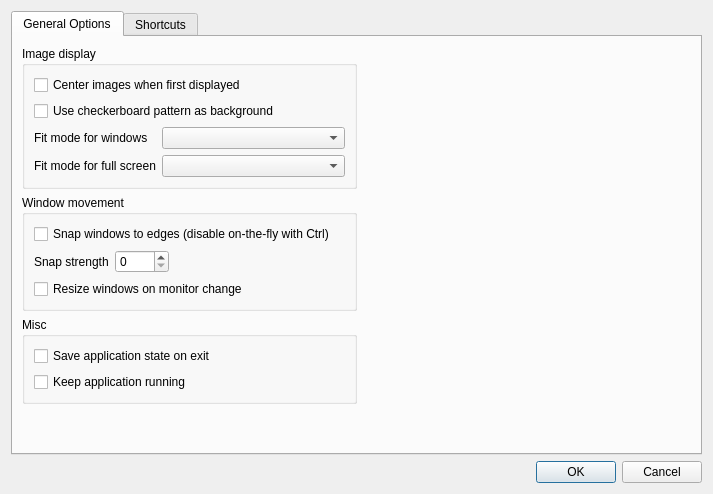
<?xml version="1.0" encoding="UTF-8"?>
<ui version="4.0">
 <class>OptionsDialog</class>
 <widget class="QDialog" name="OptionsDialog">
  <property name="windowModality">
   <enum>Qt::ApplicationModal</enum>
  </property>
  <property name="geometry">
   <rect>
    <x>0</x>
    <y>0</y>
    <width>713</width>
    <height>494</height>
   </rect>
  </property>
  <property name="sizePolicy">
   <sizepolicy hsizetype="Expanding" vsizetype="Expanding">
    <horstretch>0</horstretch>
    <verstretch>0</verstretch>
   </sizepolicy>
  </property>
  <property name="windowTitle">
   <string>Options</string>
  </property>
  <layout class="QVBoxLayout" name="verticalLayout">
   <item>
    <widget class="QTabWidget" name="tabWidget">
     <property name="currentIndex">
      <number>0</number>
     </property>
     <widget class="QWidget" name="tab">
      <attribute name="title">
       <string>General Options</string>
      </attribute>
      <layout class="QVBoxLayout" name="verticalLayout_5">
       <item>
        <layout class="QHBoxLayout" name="horizontalLayout_3">
         <item>
          <layout class="QVBoxLayout" name="verticalLayout_6">
           <item>
            <widget class="QGroupBox" name="groupBox_2">
             <property name="sizePolicy">
              <sizepolicy hsizetype="Preferred" vsizetype="Maximum">
               <horstretch>0</horstretch>
               <verstretch>0</verstretch>
              </sizepolicy>
             </property>
             <property name="title">
              <string>Image display</string>
             </property>
             <property name="alignment">
              <set>Qt::AlignLeading|Qt::AlignLeft|Qt::AlignTop</set>
             </property>
             <layout class="QVBoxLayout" name="verticalLayout_4">
              <item>
               <widget class="QCheckBox" name="center_when_displayed_cb">
                <property name="sizePolicy">
                 <sizepolicy hsizetype="MinimumExpanding" vsizetype="Fixed">
                  <horstretch>0</horstretch>
                  <verstretch>0</verstretch>
                 </sizepolicy>
                </property>
                <property name="toolTip">
                 <string>&lt;html&gt;&lt;head/&gt;&lt;body&gt;&lt;p&gt;When images are first displayed, center the viewport on their dimensions (if the image is larger than the screen).&lt;/p&gt;&lt;p&gt;If this option is off, the viewport is always positioned on the top-left corner of the image.&lt;/p&gt;&lt;/body&gt;&lt;/html&gt;</string>
                </property>
                <property name="text">
                 <string>Center images when first displayed</string>
                </property>
               </widget>
              </item>
              <item>
               <widget class="QCheckBox" name="use_checkerboard_pattern_cb">
                <property name="toolTip">
                 <string>&lt;html&gt;&lt;head/&gt;&lt;body&gt;&lt;p&gt;For images with a transparency channel, use a checkerboard pattern as background to clearly display the transparency.&lt;/p&gt;&lt;p&gt;If this option is off, a solid background is used instead. The color is chosen to maximize contrast with the image's average color.&lt;/p&gt;&lt;/body&gt;&lt;/html&gt;</string>
                </property>
                <property name="text">
                 <string>Use checkerboard pattern as background</string>
                </property>
               </widget>
              </item>
              <item>
               <layout class="QFormLayout" name="formLayout">
                <item row="0" column="0">
                 <widget class="QLabel" name="label_4">
                  <property name="text">
                   <string>Fit mode for windows</string>
                  </property>
                 </widget>
                </item>
                <item row="0" column="1">
                 <widget class="ZoomModeDropDown" name="zoom_mode_for_new_windows_cb">
                  <property name="toolTip">
                   <string>&lt;html&gt;&lt;head/&gt;&lt;body&gt;&lt;p&gt;New windows are set with this fit policy. This option doesn't affect already open windows, even when they are restored on application initialization.&lt;/p&gt;&lt;p&gt;&lt;span style=&quot; font-weight:600;&quot;&gt;Fit nothing&lt;/span&gt;: Images are displayed with the default zoom level.&lt;br/&gt;&lt;span style=&quot; font-weight:600;&quot;&gt;Fit to screen:&lt;/span&gt; Images are displayed with the maximum zoom level that allows everything to fit inside the screen.&lt;br/&gt;&lt;span style=&quot; font-weight:600;&quot;&gt;Fill screen:&lt;/span&gt; Images are displayed with the minimum zoom level that allows the screen to be entirely filled.&lt;/p&gt;&lt;/body&gt;&lt;/html&gt;</string>
                  </property>
                 </widget>
                </item>
                <item row="1" column="0">
                 <widget class="QLabel" name="label_3">
                  <property name="text">
                   <string>Fit mode for full screen</string>
                  </property>
                 </widget>
                </item>
                <item row="1" column="1">
                 <widget class="ZoomModeDropDown" name="fullscreen_zoom_mode_for_new_windows_cb">
                  <property name="toolTip">
                   <string>&lt;html&gt;&lt;head/&gt;&lt;body&gt;&lt;p&gt;New windows are set with this fit policy. This option doesn't affect already open windows, even when they are restored on application initialization.&lt;/p&gt;&lt;p&gt;&lt;span style=&quot; font-weight:600;&quot;&gt;Fit nothing&lt;/span&gt;: Images are displayed with the default zoom level.&lt;br/&gt;&lt;span style=&quot; font-weight:600;&quot;&gt;Fit to screen:&lt;/span&gt; Images are displayed with the maximum zoom level that allows everything to fit inside the screen.&lt;br/&gt;&lt;span style=&quot; font-weight:600;&quot;&gt;Fill screen:&lt;/span&gt; Images are displayed with the minimum zoom level that allows the screen to be entirely filled.&lt;/p&gt;&lt;/body&gt;&lt;/html&gt;</string>
                  </property>
                 </widget>
                </item>
               </layout>
              </item>
             </layout>
            </widget>
           </item>
           <item>
            <widget class="QGroupBox" name="groupBox">
             <property name="sizePolicy">
              <sizepolicy hsizetype="Preferred" vsizetype="Maximum">
               <horstretch>0</horstretch>
               <verstretch>0</verstretch>
              </sizepolicy>
             </property>
             <property name="title">
              <string>Window movement</string>
             </property>
             <property name="alignment">
              <set>Qt::AlignLeading|Qt::AlignLeft|Qt::AlignTop</set>
             </property>
             <layout class="QVBoxLayout" name="verticalLayout_3">
              <item>
               <widget class="QCheckBox" name="clamp_to_edges_cb">
                <property name="toolTip">
                 <string>&lt;html&gt;&lt;head/&gt;&lt;body&gt;&lt;p&gt;When the edge of a window is close to the edge of a screen, it will automatically stick to that edge. This setting also prevents any portion of the window from going outside the screen it is in. While dragging a window, you can disable this setting by holding down Control.&lt;/p&gt;&lt;/body&gt;&lt;/html&gt;</string>
                </property>
                <property name="text">
                 <string>Snap windows to edges (disable on-the-fly with Ctrl)</string>
                </property>
               </widget>
              </item>
              <item>
               <layout class="QHBoxLayout" name="horizontalLayout">
                <item>
                 <widget class="QLabel" name="label">
                  <property name="sizePolicy">
                   <sizepolicy hsizetype="Minimum" vsizetype="Preferred">
                    <horstretch>0</horstretch>
                    <verstretch>0</verstretch>
                   </sizepolicy>
                  </property>
                  <property name="text">
                   <string>Snap strength</string>
                  </property>
                  <property name="alignment">
                   <set>Qt::AlignLeading|Qt::AlignLeft|Qt::AlignVCenter</set>
                  </property>
                 </widget>
                </item>
                <item>
                 <widget class="QSpinBox" name="clamp_strength_spinbox">
                  <property name="sizePolicy">
                   <sizepolicy hsizetype="Maximum" vsizetype="Fixed">
                    <horstretch>0</horstretch>
                    <verstretch>0</verstretch>
                   </sizepolicy>
                  </property>
                  <property name="toolTip">
                   <string>&lt;html&gt;&lt;head/&gt;&lt;body&gt;&lt;p&gt;Value in pixels of the snap strength. When a window is within this distance of the edge of the screen, it will automatically stick to that edge.&lt;/p&gt;&lt;/body&gt;&lt;/html&gt;</string>
                  </property>
                  <property name="maximum">
                   <number>9999</number>
                  </property>
                 </widget>
                </item>
                <item>
                 <spacer name="horizontalSpacer_2">
                  <property name="orientation">
                   <enum>Qt::Horizontal</enum>
                  </property>
                  <property name="sizeHint" stdset="0">
                   <size>
                    <width>40</width>
                    <height>20</height>
                   </size>
                  </property>
                 </spacer>
                </item>
               </layout>
              </item>
              <item>
               <widget class="QCheckBox" name="resize_windows_cb">
                <property name="text">
                 <string>Resize windows on monitor change</string>
                </property>
               </widget>
              </item>
             </layout>
            </widget>
           </item>
           <item>
            <widget class="QGroupBox" name="groupBox_3">
             <property name="title">
              <string>Misc</string>
             </property>
             <layout class="QVBoxLayout" name="verticalLayout_7">
              <item>
               <widget class="QCheckBox" name="save_state_on_exit_cb">
                <property name="text">
                 <string>Save application state on exit</string>
                </property>
               </widget>
              </item>
              <item>
               <widget class="QCheckBox" name="keep_application_running_cb">
                <property name="toolTip">
                 <string>&lt;html&gt;&lt;head/&gt;&lt;body&gt;&lt;p&gt;When there are no images displayed, the application will continue running in the background. To fully exit use the &amp;quot;Quit&amp;quot; option in the context menu or the shotcut bound to that command.&lt;/p&gt;&lt;/body&gt;&lt;/html&gt;</string>
                </property>
                <property name="text">
                 <string>Keep application running</string>
                </property>
               </widget>
              </item>
             </layout>
            </widget>
           </item>
           <item>
            <spacer name="verticalSpacer_2">
             <property name="orientation">
              <enum>Qt::Vertical</enum>
             </property>
             <property name="sizeHint" stdset="0">
              <size>
               <width>20</width>
               <height>40</height>
              </size>
             </property>
            </spacer>
           </item>
          </layout>
         </item>
         <item>
          <spacer name="horizontalSpacer">
           <property name="orientation">
            <enum>Qt::Horizontal</enum>
           </property>
           <property name="sizeHint" stdset="0">
            <size>
             <width>40</width>
             <height>20</height>
            </size>
           </property>
          </spacer>
         </item>
        </layout>
       </item>
      </layout>
     </widget>
     <widget class="QWidget" name="tab_2">
      <attribute name="title">
       <string>Shortcuts</string>
      </attribute>
      <layout class="QVBoxLayout" name="verticalLayout_2">
       <property name="spacing">
        <number>5</number>
       </property>
       <property name="leftMargin">
        <number>5</number>
       </property>
       <property name="topMargin">
        <number>5</number>
       </property>
       <property name="rightMargin">
        <number>5</number>
       </property>
       <property name="bottomMargin">
        <number>5</number>
       </property>
       <item>
        <widget class="QTreeView" name="shortcuts_list_view"/>
       </item>
       <item>
        <layout class="QHBoxLayout" name="horizontalLayout_2" stretch="0,0,0,0,0,0,0">
         <item>
          <widget class="QComboBox" name="command_input">
           <property name="sizePolicy">
            <sizepolicy hsizetype="MinimumExpanding" vsizetype="Minimum">
             <horstretch>0</horstretch>
             <verstretch>0</verstretch>
            </sizepolicy>
           </property>
           <property name="editable">
            <bool>false</bool>
           </property>
          </widget>
         </item>
         <item>
          <widget class="QKeySequenceEdit" name="key_sequence_input">
           <property name="sizePolicy">
            <sizepolicy hsizetype="MinimumExpanding" vsizetype="Minimum">
             <horstretch>0</horstretch>
             <verstretch>0</verstretch>
            </sizepolicy>
           </property>
          </widget>
         </item>
         <item>
          <widget class="QPushButton" name="add_button">
           <property name="enabled">
            <bool>false</bool>
           </property>
           <property name="sizePolicy">
            <sizepolicy hsizetype="Minimum" vsizetype="Minimum">
             <horstretch>0</horstretch>
             <verstretch>0</verstretch>
            </sizepolicy>
           </property>
           <property name="text">
            <string>Add</string>
           </property>
          </widget>
         </item>
         <item>
          <widget class="Line" name="line">
           <property name="orientation">
            <enum>Qt::Vertical</enum>
           </property>
          </widget>
         </item>
         <item>
          <widget class="QPushButton" name="remove_button">
           <property name="enabled">
            <bool>false</bool>
           </property>
           <property name="sizePolicy">
            <sizepolicy hsizetype="Minimum" vsizetype="Minimum">
             <horstretch>0</horstretch>
             <verstretch>0</verstretch>
            </sizepolicy>
           </property>
           <property name="text">
            <string>Remove</string>
           </property>
          </widget>
         </item>
         <item>
          <widget class="Line" name="line_2">
           <property name="orientation">
            <enum>Qt::Vertical</enum>
           </property>
          </widget>
         </item>
         <item>
          <widget class="QPushButton" name="reset_button">
           <property name="sizePolicy">
            <sizepolicy hsizetype="Minimum" vsizetype="Minimum">
             <horstretch>0</horstretch>
             <verstretch>0</verstretch>
            </sizepolicy>
           </property>
           <property name="minimumSize">
            <size>
             <width>0</width>
             <height>0</height>
            </size>
           </property>
           <property name="text">
            <string>Reset to defaults</string>
           </property>
           <property name="checkable">
            <bool>false</bool>
           </property>
           <property name="checked">
            <bool>false</bool>
           </property>
          </widget>
         </item>
        </layout>
       </item>
      </layout>
     </widget>
    </widget>
   </item>
   <item>
    <widget class="QDialogButtonBox" name="button_box">
     <property name="sizePolicy">
      <sizepolicy hsizetype="Expanding" vsizetype="Fixed">
       <horstretch>0</horstretch>
       <verstretch>0</verstretch>
      </sizepolicy>
     </property>
     <property name="sizeIncrement">
      <size>
       <width>0</width>
       <height>0</height>
      </size>
     </property>
     <property name="orientation">
      <enum>Qt::Horizontal</enum>
     </property>
     <property name="standardButtons">
      <set>QDialogButtonBox::Cancel|QDialogButtonBox::Ok</set>
     </property>
    </widget>
   </item>
  </layout>
 </widget>
 <customwidgets>
  <customwidget>
   <class>ZoomModeDropDown</class>
   <extends>QComboBox</extends>
   <header>ZoomModeDropDown.h</header>
  </customwidget>
 </customwidgets>
 <tabstops>
  <tabstop>tabWidget</tabstop>
  <tabstop>center_when_displayed_cb</tabstop>
  <tabstop>use_checkerboard_pattern_cb</tabstop>
  <tabstop>zoom_mode_for_new_windows_cb</tabstop>
  <tabstop>fullscreen_zoom_mode_for_new_windows_cb</tabstop>
  <tabstop>clamp_to_edges_cb</tabstop>
  <tabstop>clamp_strength_spinbox</tabstop>
  <tabstop>keep_application_running_cb</tabstop>
  <tabstop>shortcuts_list_view</tabstop>
  <tabstop>command_input</tabstop>
  <tabstop>key_sequence_input</tabstop>
  <tabstop>add_button</tabstop>
  <tabstop>remove_button</tabstop>
  <tabstop>reset_button</tabstop>
 </tabstops>
 <resources/>
 <connections>
  <connection>
   <sender>button_box</sender>
   <signal>accepted()</signal>
   <receiver>OptionsDialog</receiver>
   <slot>accept()</slot>
   <hints>
    <hint type="sourcelabel">
     <x>248</x>
     <y>254</y>
    </hint>
    <hint type="destinationlabel">
     <x>157</x>
     <y>274</y>
    </hint>
   </hints>
  </connection>
  <connection>
   <sender>button_box</sender>
   <signal>rejected()</signal>
   <receiver>OptionsDialog</receiver>
   <slot>reject()</slot>
   <hints>
    <hint type="sourcelabel">
     <x>316</x>
     <y>260</y>
    </hint>
    <hint type="destinationlabel">
     <x>286</x>
     <y>274</y>
    </hint>
   </hints>
  </connection>
 </connections>
</ui>
